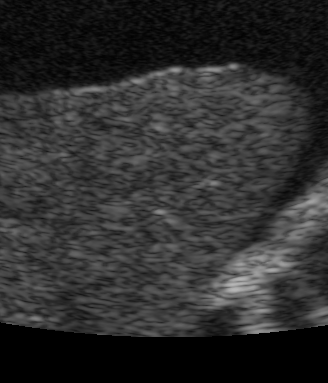
#> input picture images/liver/liver_cirrhosis_1.png, 328 x 383 px
$ jupyter execute threshold_canny.ipynb
#> lines starting #> are read from the running program, lines starting #| are printed output that depends on the picture; after the words box and inside, x2 and y2 are one past the last pixel; in counts of white or black regions, pixels touching at a corner belong together
# Combining Threshold with canny

This notebook tries to combine and summarize the methods we used to detect edges. First we apply a threshold to transform the image to binary and try to reduce noise. Afterwards we find edges on the simplified image.

[cell 1]
import cv2
import numpy as np
import matplotlib.pyplot as plt
from skimage.feature import canny
from scipy import ndimage as ndi
from skimage import measure

[cell 2]
img_liver_path = '../images/liver/liver_cirrhosis_1.png'
img_liver_healthy_path = '../images/liver/liver_healthy.png'
img_liver = cv2.imread(img_liver_path, 0)
#> img_liver is the input picture: shape (383, 328); min 0, max 183, mean 46.1
img_liver_healthy = cv2.imread(img_liver_healthy_path, 0)
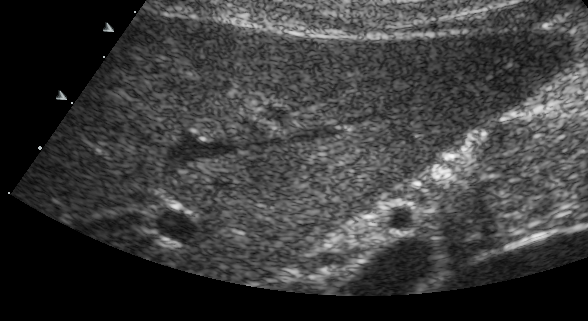
#> input picture images/liver/liver_healthy.png, 588 x 321 px
#> img_liver_healthy: shape (321, 588); min 0, max 249, mean 59.7

we should test on other images that this threshold also works this well.

steps we do here:

- threshold the image (using THRESH_BINARY)
- filling the holes
- use canny to find edges

[cell 3]
ret, thr = cv2.threshold(img_liver, 35, 255, cv2.THRESH_BINARY)
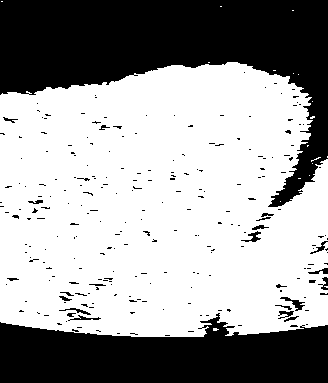
#> thr: shape (383, 328); 62.6% white; 245 black regions (221 under 20 px), largest, box (x1, y1, x2, y2) and area: (0, 0, 328, 207) 28132, (0, 313, 328, 383) 16871, (280, 297, 305, 311) 111
fill_bin = ndi.binary_fill_holes(thr)
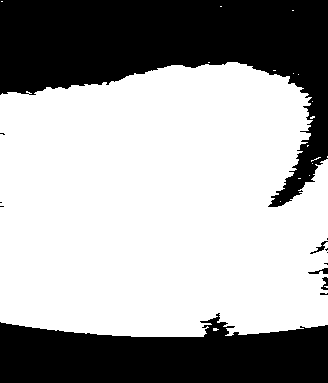
#> fill_bin: shape (383, 328) bool; 64% white; 13 black regions (8 under 20 px), largest, box (x1, y1, x2, y2) and area: (0, 0, 328, 207) 28128, (0, 313, 328, 383) 16864, (308, 268, 328, 274) 60, (310, 241, 328, 254) 59, (321, 277, 328, 290) 53
edges_img = canny(fill_bin, sigma=3)
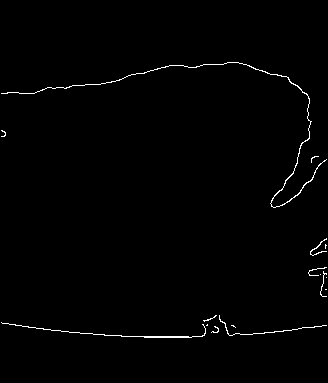
#> edges_img: shape (383, 328) bool; 0.94% white in thin lines or dots, all inside (x1, y1, x2, y2) = (1, 62, 327, 338)

graphics = [thr, fill_bin, edges_img]

fig, axs = plt.subplots(nrows=1, ncols=3, figsize=(15,8))
for gr, ax in zip(graphics, axs):
    ax.imshow(gr, 'gray')
    ax.set_axis_off()
#> this loop made 3 passes

[cell 4]
base_img = edges_img
contours = measure.find_contours(base_img, 0.9)
#> contours = 119 point arrays, longest 207 points

fig, ax = plt.subplots()
ax.imshow(base_img, 'gray')
ax.axis('off')
ax.set_title('not healthy')
for n, contour in enumerate(contours):
    ax.plot(contour[:, 1], contour[:, 0], linewidth=2)
#> this loop made 119 passes
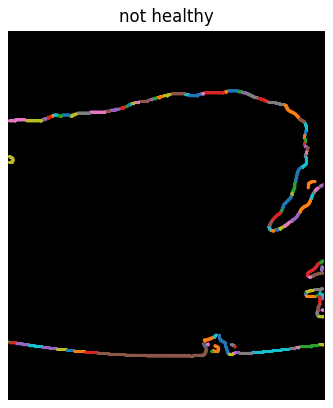
#> figure drawn by matplotlib, 1 panel

for simplicity and to compare the images lets write a simple function that finds the edges.

[cell 5]
def to_edges(img):
    ret, thr = cv2.threshold(img, 35, 255, cv2.THRESH_BINARY)
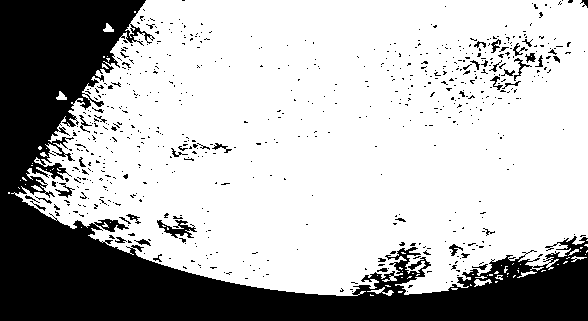
#> thr: shape (321, 588); 71% white; 659 black regions (615 under 20 px), largest, box (x1, y1, x2, y2) and area: (0, 0, 588, 321) 50564, (157, 220, 197, 238) 302, (55, 183, 75, 198) 99
    fill_bin = ndi.binary_fill_holes(thr)
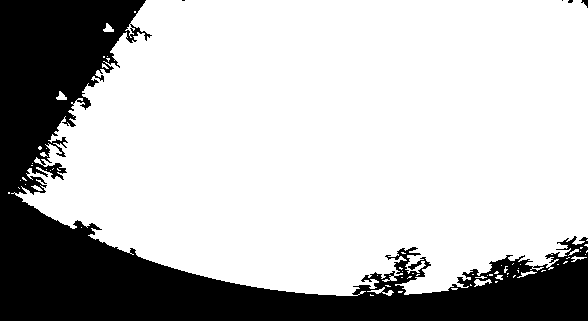
#> fill_bin: shape (321, 588) bool; 73.5% white; 5 black regions (3 under 20 px), largest, box (x1, y1, x2, y2) and area: (0, 0, 588, 321) 49963, (581, 0, 588, 8) 29
    return canny(fill_bin, sigma=3)
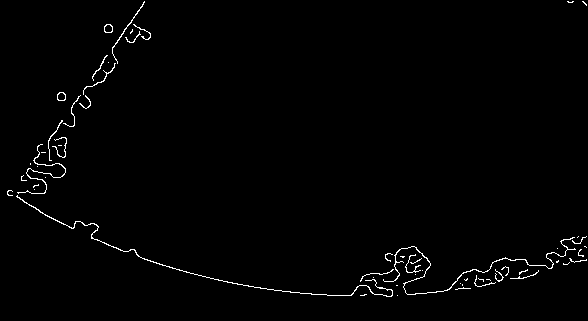
#> returned value: shape (321, 588) bool; 1.2% white in thin lines or dots

[cell 6]
healthy_edges = to_edges(img_liver_healthy)
plt.imshow(healthy_edges, 'gray')

note that only the edges of the scan and some noise is found in this image. Which would be nice if this works on different test images, as we could look for ways to detect the edges of the scan.

[cell 7]
healthy_contours = measure.find_contours(healthy_edges, 0.8)
#> healthy_contours = 258 point arrays, longest 97 points

fig, ax = plt.subplots()
ax.imshow(healthy_edges, 'gray')
ax.axis('off')
ax.set_title('healthy')
for n, contour in enumerate(healthy_contours):
    ax.plot(contour[:, 1], contour[:, 0], linewidth=2)
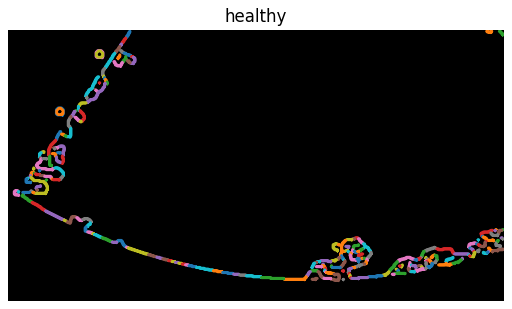
#> figure drawn by matplotlib, 1 panel
